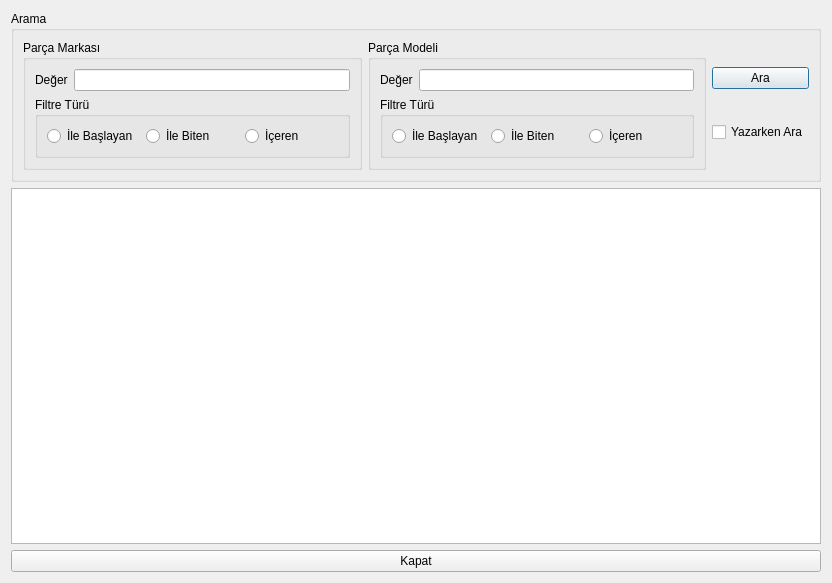
<?xml version="1.0" encoding="UTF-8"?>
<ui version="4.0">
 <class>TKNFareListe</class>
 <widget class="QDialog" name="TKNFareListe">
  <property name="geometry">
   <rect>
    <x>0</x>
    <y>0</y>
    <width>832</width>
    <height>583</height>
   </rect>
  </property>
  <property name="windowTitle">
   <string>Dialog</string>
  </property>
  <layout class="QVBoxLayout" name="verticalLayout_4">
   <item>
    <widget class="QGroupBox" name="groupBox">
     <property name="title">
      <string>Arama</string>
     </property>
     <layout class="QHBoxLayout" name="horizontalLayout_7">
      <item>
       <widget class="QGroupBox" name="groupBox_2">
        <property name="title">
         <string>Parça Markası</string>
        </property>
        <layout class="QVBoxLayout" name="verticalLayout">
         <item>
          <layout class="QHBoxLayout" name="horizontalLayout_3">
           <item>
            <widget class="QLabel" name="label">
             <property name="text">
              <string>Değer</string>
             </property>
             <property name="buddy">
              <cstring>leParcaMarkaDegeri</cstring>
             </property>
            </widget>
           </item>
           <item>
            <widget class="QLineEdit" name="leParcaMarkaDegeri"/>
           </item>
          </layout>
         </item>
         <item>
          <widget class="QGroupBox" name="groupBox_3">
           <property name="title">
            <string>Filtre Türü</string>
           </property>
           <layout class="QHBoxLayout" name="horizontalLayout_2">
            <item>
             <layout class="QHBoxLayout" name="horizontalLayout">
              <item>
               <widget class="QRadioButton" name="rbParcaMarkaIleBaslayan">
                <property name="text">
                 <string>İle Başlayan</string>
                </property>
               </widget>
              </item>
              <item>
               <widget class="QRadioButton" name="rbParcaMarkaIleBiten">
                <property name="text">
                 <string>İle Biten</string>
                </property>
               </widget>
              </item>
              <item>
               <widget class="QRadioButton" name="rbParcaMarkaIceren">
                <property name="text">
                 <string>İçeren</string>
                </property>
               </widget>
              </item>
             </layout>
            </item>
           </layout>
          </widget>
         </item>
        </layout>
       </widget>
      </item>
      <item>
       <widget class="QGroupBox" name="groupBox_4">
        <property name="title">
         <string>Parça Modeli</string>
        </property>
        <layout class="QVBoxLayout" name="verticalLayout_2">
         <item>
          <layout class="QHBoxLayout" name="horizontalLayout_4">
           <item>
            <widget class="QLabel" name="label_2">
             <property name="text">
              <string>Değer</string>
             </property>
             <property name="buddy">
              <cstring>leParcaMarkaDegeri</cstring>
             </property>
            </widget>
           </item>
           <item>
            <widget class="QLineEdit" name="leParcaModelDegeri"/>
           </item>
          </layout>
         </item>
         <item>
          <widget class="QGroupBox" name="groupBox_5">
           <property name="title">
            <string>Filtre Türü</string>
           </property>
           <layout class="QHBoxLayout" name="horizontalLayout_5">
            <item>
             <layout class="QHBoxLayout" name="horizontalLayout_6">
              <item>
               <widget class="QRadioButton" name="rbParcaModelIleBaslayan">
                <property name="text">
                 <string>İle Başlayan</string>
                </property>
               </widget>
              </item>
              <item>
               <widget class="QRadioButton" name="rbParcaModelIleBiten">
                <property name="text">
                 <string>İle Biten</string>
                </property>
               </widget>
              </item>
              <item>
               <widget class="QRadioButton" name="rbParcaModelIceren">
                <property name="text">
                 <string>İçeren</string>
                </property>
               </widget>
              </item>
             </layout>
            </item>
           </layout>
          </widget>
         </item>
        </layout>
       </widget>
      </item>
      <item>
       <layout class="QVBoxLayout" name="verticalLayout_3">
        <item>
         <widget class="QPushButton" name="pushButton">
          <property name="text">
           <string>Ara</string>
          </property>
         </widget>
        </item>
        <item>
         <widget class="QCheckBox" name="cbYazarkenAra">
          <property name="text">
           <string>Yazarken Ara</string>
          </property>
         </widget>
        </item>
       </layout>
      </item>
     </layout>
    </widget>
   </item>
   <item>
    <widget class="QTableWidget" name="tableWidget"/>
   </item>
   <item>
    <widget class="QPushButton" name="pushButton_2">
     <property name="text">
      <string>Kapat</string>
     </property>
    </widget>
   </item>
  </layout>
 </widget>
 <resources/>
 <connections>
  <connection>
   <sender>cbYazarkenAra</sender>
   <signal>clicked(bool)</signal>
   <receiver>pushButton</receiver>
   <slot>setDisabled(bool)</slot>
   <hints>
    <hint type="sourcelabel">
     <x>761</x>
     <y>132</y>
    </hint>
    <hint type="destinationlabel">
     <x>762</x>
     <y>91</y>
    </hint>
   </hints>
  </connection>
  <connection>
   <sender>leParcaModelDegeri</sender>
   <signal>textChanged(QString)</signal>
   <receiver>TKNFareListe</receiver>
   <slot>Ara()</slot>
   <hints>
    <hint type="sourcelabel">
     <x>644</x>
     <y>85</y>
    </hint>
    <hint type="destinationlabel">
     <x>700</x>
     <y>184</y>
    </hint>
   </hints>
  </connection>
  <connection>
   <sender>leParcaMarkaDegeri</sender>
   <signal>textChanged(QString)</signal>
   <receiver>TKNFareListe</receiver>
   <slot>Ara()</slot>
   <hints>
    <hint type="sourcelabel">
     <x>336</x>
     <y>77</y>
    </hint>
    <hint type="destinationlabel">
     <x>358</x>
     <y>188</y>
    </hint>
   </hints>
  </connection>
  <connection>
   <sender>rbParcaModelIceren</sender>
   <signal>clicked()</signal>
   <receiver>TKNFareListe</receiver>
   <slot>Ara()</slot>
   <hints>
    <hint type="sourcelabel">
     <x>601</x>
     <y>141</y>
    </hint>
    <hint type="destinationlabel">
     <x>609</x>
     <y>184</y>
    </hint>
   </hints>
  </connection>
  <connection>
   <sender>rbParcaModelIleBiten</sender>
   <signal>clicked()</signal>
   <receiver>TKNFareListe</receiver>
   <slot>Ara()</slot>
   <hints>
    <hint type="sourcelabel">
     <x>525</x>
     <y>143</y>
    </hint>
    <hint type="destinationlabel">
     <x>549</x>
     <y>186</y>
    </hint>
   </hints>
  </connection>
  <connection>
   <sender>rbParcaModelIleBaslayan</sender>
   <signal>clicked()</signal>
   <receiver>TKNFareListe</receiver>
   <slot>Ara()</slot>
   <hints>
    <hint type="sourcelabel">
     <x>439</x>
     <y>135</y>
    </hint>
    <hint type="destinationlabel">
     <x>469</x>
     <y>185</y>
    </hint>
   </hints>
  </connection>
  <connection>
   <sender>rbParcaMarkaIceren</sender>
   <signal>clicked()</signal>
   <receiver>TKNFareListe</receiver>
   <slot>Ara()</slot>
   <hints>
    <hint type="sourcelabel">
     <x>258</x>
     <y>136</y>
    </hint>
    <hint type="destinationlabel">
     <x>283</x>
     <y>186</y>
    </hint>
   </hints>
  </connection>
  <connection>
   <sender>rbParcaMarkaIleBiten</sender>
   <signal>clicked()</signal>
   <receiver>TKNFareListe</receiver>
   <slot>Ara()</slot>
   <hints>
    <hint type="sourcelabel">
     <x>179</x>
     <y>138</y>
    </hint>
    <hint type="destinationlabel">
     <x>210</x>
     <y>187</y>
    </hint>
   </hints>
  </connection>
  <connection>
   <sender>rbParcaMarkaIleBaslayan</sender>
   <signal>clicked()</signal>
   <receiver>TKNFareListe</receiver>
   <slot>Ara()</slot>
   <hints>
    <hint type="sourcelabel">
     <x>89</x>
     <y>139</y>
    </hint>
    <hint type="destinationlabel">
     <x>112</x>
     <y>184</y>
    </hint>
   </hints>
  </connection>
  <connection>
   <sender>pushButton_2</sender>
   <signal>clicked()</signal>
   <receiver>TKNFareListe</receiver>
   <slot>accept()</slot>
   <hints>
    <hint type="sourcelabel">
     <x>737</x>
     <y>563</y>
    </hint>
    <hint type="destinationlabel">
     <x>821</x>
     <y>460</y>
    </hint>
   </hints>
  </connection>
 </connections>
 <slots>
  <slot>Ara()</slot>
 </slots>
</ui>
